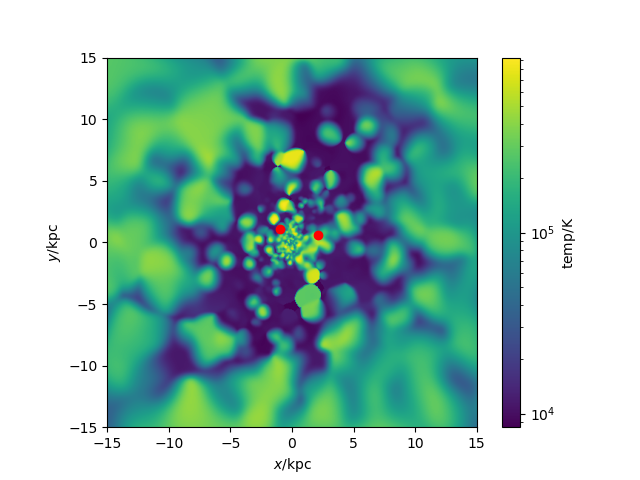

Write the Python code that produced this figure.
#galaxy 320 gas temp with BH pos
import pynbody
import numpy as np
from matplotlib import colors
import pynbody.plot.sph as sph
import matplotlib.pyplot as plt

#loading snapshot
s=pynbody.load('/mnt/data0/jillian/gguaman/r320/cosmo25p.768sg1bwK1BHe75.007779')

#setting to physical units
s.physical_units()

#centering halo
pynbody.analysis.angmom.faceon(s)

#creating slice to show gas temp
sph.image(s.g,qty="temp",width=40,denoise=True,approximate_fast=False,log=True)

#function to find BH
def findBH(s):
    BHfilter=pynbody.filt.LowPass('tform',0.0)
    BH=s.stars[BHfilter]
    return BH
BH=findBH(s)
print("The number of black holes is",len(BH))

#distance BH is from galaxy
#with pynbody.analysis.halo.center(s, mode='hyb'):
print([s],['pos'])

BHposition = BH['pos']
print("The black hole's postion is", BHposition)
#print(BH['pos'].in_units('kpc'))

for i in range(len(BH)):
    BHx=BHposition[[i],0]
    BHy=BHposition[[i],1]
    BHz=BHposition[[i],2]
    plt.plot(BHx,BHy, 'ro')

#plt.show()
plt.savefig("galaxy320_temp.png")
